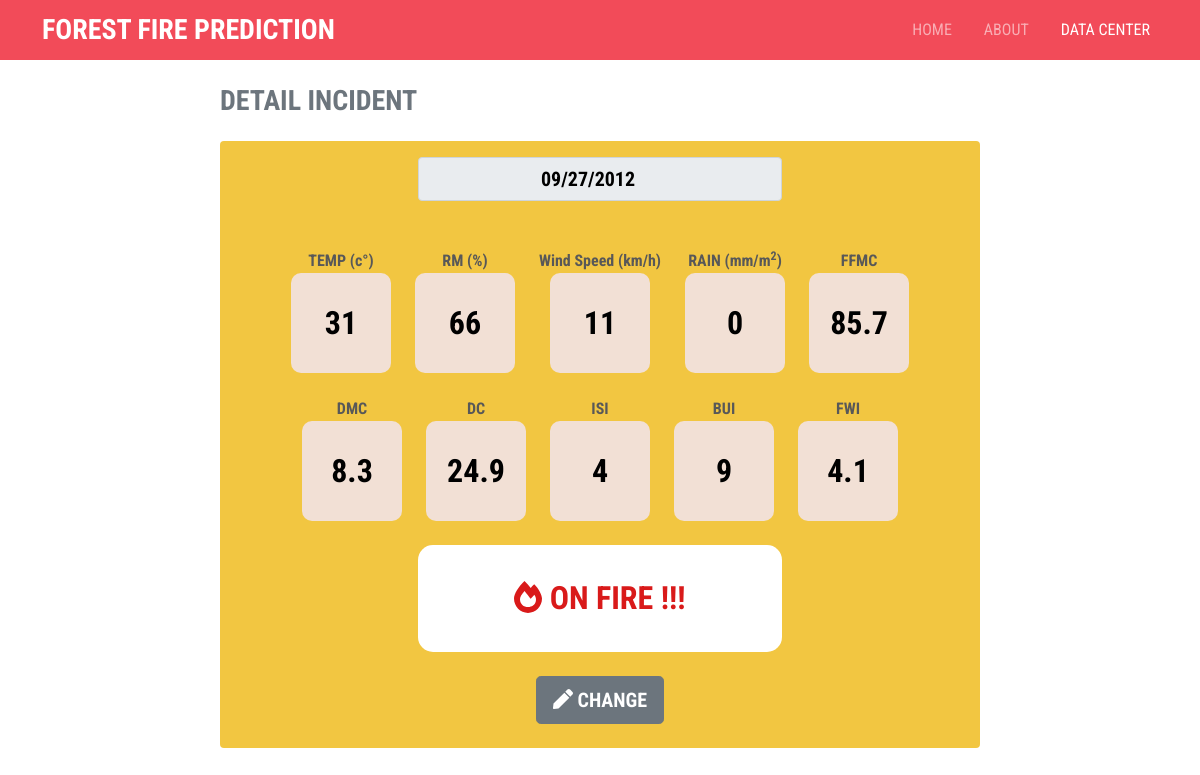
The page /detail.php?i=130 on the database its author committed.
### tables this page shows
CREATE TABLE IF NOT EXISTS `datacenter` (
  `id` int(11) NOT NULL AUTO_INCREMENT,
  `tanggal` date NOT NULL,
  `temprature` float NOT NULL,
  `rm` float NOT NULL,
  `windspeed` float NOT NULL,
  `rain` float NOT NULL,
  `ffmc` float NOT NULL,
  `dmc` float NOT NULL,
  `dc` float NOT NULL,
  `isi` float NOT NULL,
  `bui` float NOT NULL,
  `fwi` float NOT NULL,
  `incident` varchar(256) NOT NULL,
  PRIMARY KEY (`id`)
);

### system.php (called while the page is built, shortened)
<?php
$con = mysqli_connect("localhost", "root", "", "kebakaran-nn") or die("Koneksi Gagal !!");
function query($sql): array
{
    global $con;
    $query = mysqli_query($con, $sql);
    $rows = array();
    while ($arr = mysqli_fetch_row($query)) {
        $rows[] = $arr;
    }
    return $rows;
}

### detail.php (the view, shortened to what this page needs)
<!doctype html>
<html lang="en">
<head>
  <link href="https://cdn.jsdelivr.net/npm/bootstrap@5.1.3/dist/css/bootstrap.min.css" rel="stylesheet">
  <link rel="stylesheet" href="app.css">
</head>
<body>
  <?php
  include "./template/navbar.php";
  require "./system.php";
  $data = query("SELECT * FROM datacenter WHERE id = " . $_GET['i'] . " ")[0];
  ?>
  <div class="container">
    <div class="row justify-content-center my-4">
      <div class="col-md-8 px-0">
        <h3 class="m-0 fw-bold text-secondary">DETAIL INCIDENT</h3>
      </div>
      <div class="col-md-8 rounded px-3 pt-3 mt-4 predict-page">
        <form action="" class="mb-4" method="POST">
          <div class="d-flex justify-content-center mb-4">
            <div class="input-group w-50 mb-4">
              <input type="date" name="tgl" class="form-control text-center fs-5" placeholder="DATE" readonly value="<?= $data[1]; ?>">
            </div>
          </div>
          <div class="d-flex justify-content-center gap-4 mb-4 flex-wrap">
            <div class="base">
              <p class="m-0 fw-bold text-center text-2">TEMP (c&#176;)</p>
              <input type="number" name="temp" value="<?= $data[2]; ?>" class="basic-form-control" min="22" max="42" step=".0" placeholder="42" readonly>
            </div>
            <div class="base">
              <p class="m-0 fw-bold text-center text-2">RM (%)</p>
              <input type="number" name="rm" value="<?= $data[3]; ?>" class="basic-form-control" min="21" max="90" placeholder="90" readonly>
            </div>
            <div class="base">
              <p class="m-0 fw-bold text-center text-2">Wind Speed (km/h)</p>
              <input type="number" name="ws" value="<?= $data[4]; ?>" class="basic-form-control" min="6" max="29" placeholder="29" readonly>
            </div>
            <div class="base">
              <p class="m-0 fw-bold text-center text-2">RAIN (mm/m<sup>2</sup>)</p>
              <input type="number" name="rain" value="<?= $data[5]; ?>" class="basic-form-control" min="0" max="16.8" step="0.01" placeholder="16,8" readonly>
            </div>
            <div class="base">
              <p class="m-0 fw-bold text-center text-2">FFMC</p>
              <input type="number" name="ffmc" value="<?= $data[6]; ?>" class="basic-form-control" min="28.6" max="92.5" step="0.01" placeholder="92,5" readonly>
            </div>
            <div class="base">
              <p class="m-0 fw-bold text-center text-2">DMC</p>
              <input type="number" name="dmc" value="<?= $data[7]; ?>" class="basic-form-control" min="1.1" max="65.9" step="0.01" placeholder="65,9" readonly>
            </div>
            <div class="base">
              <p class="m-0 fw-bold text-center text-2">DC</p>
              <input type="number" name="dc" value="<?= $data[8]; ?>" class="basic-form-control" min="7" max="220.4" step="0.01" placeholder="220,4" readonly>
            </div>
            <div class="base">
              <p class="m-0 fw-bold text-center text-2">ISI</p>
              <input type="number" name="isi" value="<?= $data[9]; ?>" class="basic-form-control" min="0" max="18.5" step="0.01" placeholder="18,5" readonly>
            </div>
            <div class="base">
              <p class="m-0 fw-bold text-center text-2">BUI</p>
              <input type="number" name="bui" value="<?= $data[10]; ?>" class="basic-form-control" min="1.1" max="68" step="0.01" placeholder="68" readonly>
            </div>
            <div class="base">
              <p class="m-0 fw-bold text-center text-2">FWI</p>
              <input type="number" name="fwi" value="<?= $data[11]; ?>" class="basic-form-control" min="0" max="31.1" step="0.01" placeholder="31,1" readonly>
            </div>
          </div>
          <?php
          if ($data[12] == 0) {
            echo '
                    <div class="d-flex justify-content-center">
                      <div class="result py-4">
                        <h3 class="no-fire"><i class="fab fa-envira"></i> NOT FIRE</h3>
                      </div>
                    </div>
                  ';
          } else {
            echo '
                    <div class="d-flex justify-content-center">
                      <div class="result py-4">
                        <h3 class="fire"><i class="fas fa-fire-alt"></i> ON FIRE !!!</h3>
                      </div>
                    </div>
                  ';
          }
          ?>
          <div class="d-flex justify-content-center mt-4">
            <a href="update.php?i=<?= $data[0] ?>" class="btn btn-lg btn-secondary fw-bold"><i class="fas fa-pen"></i>
              CHANGE</a>
          </div>
        </form>
      </div>
    </div>
  </div>
</body>
</html>

### app.css (style rules this page uses)
* { font-family: 'Roboto Condensed', sans-serif !important; }
.text-2 { color: #585858; }
.predict-page { background: #f2c641; text-align: center; }
.predict-page form input { background: #f2e0d5; color: black !important; font-weight: bold; }
.predict-page form input.basic-form-control { height: 100px; width: 100px; border-radius: 10px; border: none; font-size: 2rem; text-align: center; }
.result { background: white; border-radius: 15px; width: 50%; }
.result h3.fire { font-weight: bold; font-size: 2rem; color: #d91a1a; margin: 10px 0; }

### rows shown on the page
datacenter: tgl "09/27/2012", temp "31", rm "66", ws "11", rain "0", ffmc "85.7", dmc "8.3", dc "24.9", isi "4", bui "9", fwi "4.1"
